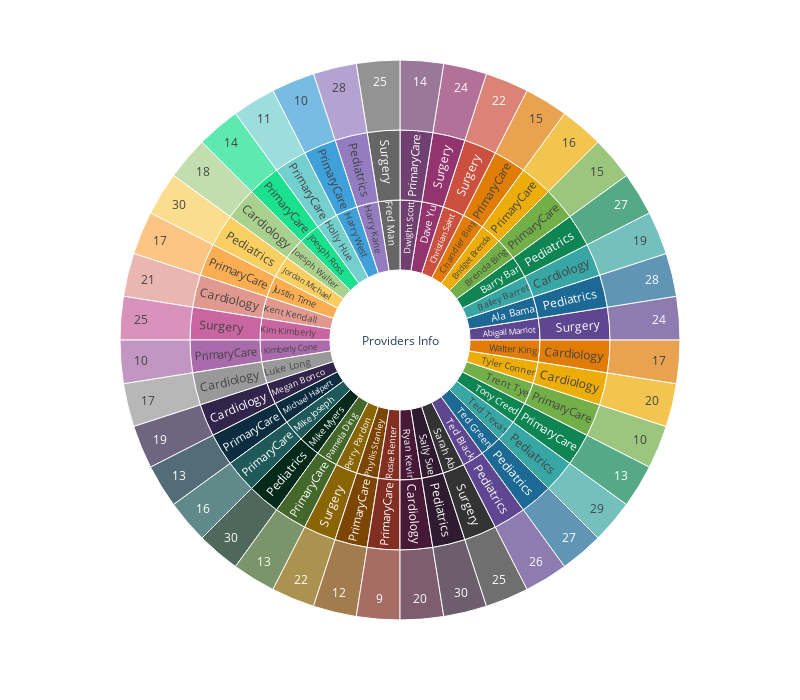

Write notebook code for a chart like this one.
### Code cell
# 52. Using Sunburst chart display the providers name by thier provider speciality, considering thier experience.

df_Providers = pd.read_excel("HospitalDatabase.xlsx","Providers")
# convert Date
df_onstaff = pd.to_datetime(df_Providers['ProviderDateOnStaff'])
current_year = datetime.today()
df_Experience = (current_year - df_onstaff).dt.days // 365
#name = ['Providers Info'], 

df_Providers["P_Info"] = "Providers Info"   
# print(df_Experience)
# Sunburst chart
fig = px.sunburst(df_Providers, path = ['P_Info','ProviderName', 'ProviderSpecialty',df_Experience],
                 hover_data=['ProviderID','ProviderDateOnStaff'], maxdepth=4, width=800, height =700,
                 color_discrete_sequence=px.colors.qualitative.Prism)
fig.show()
# https://www.youtube.com/watch?v=RdaV9dvC6sc  -- followed video

### Figure 1 — Plotly figure (JSON) as saved in the notebook; plotly's stock layout.template omitted (floating-point values rounded to 4 significant figures; data arrays with more than 128 entries replaced by an {"elided": "..."} marker saying what was removed)
{"data": [{"branchvalues": "total", "customdata": {"elided": "121x2 mixed values"}, "domain": {"x": [0, 1], "y": [0, 1]}, "hovertemplate": "labels=%{label}<br>count=%{value}<br>parent=%{parent}<br>id=%{id}<br>ProviderID=%{customdata[0]}<br>ProviderDateOnStaff=%{customdata[1]}<extra></extra>", "ids": ["Providers Info/Rosie Renter/PrimaryCare/9", "Providers Info/Harry West/PrimaryCare/10", "Providers Info/Kimberly Cone/PrimaryCare/10", "Providers Info/Trent Tye/PrimaryCare/10", "Providers Info/Holly Hue/PrimaryCare/11", "Providers Info/Phyllis Stanley/PrimaryCare/12", "Providers Info/Michael Halpert/PrimaryCare/13", "Providers Info/Pamela Ding/PrimaryCare/13", "Providers Info/Tony Creed/PrimaryCare/13", "Providers Info/Dwight Scott/PrimaryCare/14", "Providers Info/Joesph Ross/PrimaryCare/14", "Providers Info/Brenda Bing/PrimaryCare/15", "Providers Info/Chandler Bing/PrimaryCare/15", "Providers Info/Bridget Brenda/PrimaryCare/16", "Providers Info/Mike Joseph/PrimaryCare/16", "Providers Info/Luke Long/Cardiology/17", "Providers Info/Walter King/Cardiology/17", "Providers Info/Justin Time/PrimaryCare/17", "Providers Info/Joesph Walter/Cardiology/18", "Providers Info/Bailey Barret/Cardiology/19", "Providers Info/Megan Bonco/Cardiology/19", "Providers Info/Ryan Kevin/Cardiology/20", "Providers Info/Tyler Conner/Cardiology/20", "Providers Info/Kent Kendall/Cardiology/21", "Providers Info/Christian Saint/Surgery/22", "Providers Info/Perry Pardon/Surgery/22", "Providers Info/Abigail Marriot/Surgery/24", "Providers Info/Dave Yu/Surgery/24", "Providers Info/Fred Man/Surgery/25", "Providers Info/Kim Kimberly/Surgery/25", "Providers Info/Sarah Ab/Surgery/25", "Providers Info/Ted Black/Pediatrics/26", "Providers Info/Barry Bar/Pediatrics/27", "Providers Info/Ted Green/Pediatrics/27", "Providers Info/Ala Bama/Pediatrics/28", "Providers Info/Harry Kane/Pediatrics/28", "Providers Info/Ted Texas/Pediatrics/29", "Providers Info/Jordan Michael/Pediatrics/30", "Providers Info/Mike Myers/Pediatrics/30", "Providers Info/Sally Sue/Pediatrics/30", "Providers Info/Bailey Barret/Cardiology", "Providers Info/Joesph Walter/Cardiology", "Providers Info/Kent Kendall/Cardiology", "Providers Info/Luke Long/Cardiology", "Providers Info/Megan Bonco/Cardiology", "Providers Info/Ryan Kevin/Cardiology", "Providers Info/Tyler Conner/Cardiology", "Providers Info/Walter King/Cardiology", "Providers Info/Ala Bama/Pediatrics", "Providers Info/Barry Bar/Pediatrics", "Providers Info/Harry Kane/Pediatrics", "Providers Info/Jordan Michael/Pediatrics", "Providers Info/Mike Myers/Pediatrics", "Providers Info/Sally Sue/Pediatrics", "Providers Info/Ted Black/Pediatrics", "Providers Info/Ted Green/Pediatrics", "Providers Info/Ted Texas/Pediatrics", "Providers Info/Brenda Bing/PrimaryCare", "Providers Info/Bridget Brenda/PrimaryCare", "Providers Info/Chandler Bing/PrimaryCare", "Providers Info/Dwight Scott/PrimaryCare", "Providers Info/Harry West/PrimaryCare", "Providers Info/Holly Hue/PrimaryCare", "Providers Info/Joesph Ross/PrimaryCare", "Providers Info/Justin Time/PrimaryCare", "Providers Info/Kimberly Cone/PrimaryCare", "Providers Info/Michael Halpert/PrimaryCare", "Providers Info/Mike Joseph/PrimaryCare", "Providers Info/Pamela Ding/PrimaryCare", "Providers Info/Phyllis Stanley/PrimaryCare", "Providers Info/Rosie Renter/PrimaryCare", "Providers Info/Tony Creed/PrimaryCare", "Providers Info/Trent Tye/PrimaryCare", "Providers Info/Abigail Marriot/Surgery", "Providers Info/Christian Saint/Surgery", "Providers Info/Dave Yu/Surgery", "Providers Info/Fred Man/Surgery", "Providers Info/Kim Kimberly/Surgery", "Providers Info/Perry Pardon/Surgery", "Providers Info/Sarah Ab/Surgery", "Providers Info/Abigail Marriot", "Providers Info/Ala Bama", "Providers Info/Bailey Barret", "Providers Info/Barry Bar", "Providers Info/Brenda Bing", "Providers Info/Bridget Brenda", "Providers Info/Chandler Bing", "Providers Info/Christian Saint", "Providers Info/Dave Yu", "Providers Info/Dwight Scott", "Providers Info/Fred Man", "Providers Info/Harry Kane", "Providers Info/Harry West", "Providers Info/Holly Hue", "Providers Info/Joesph Ross", "Providers Info/Joesph Walter", "Providers Info/Jordan Michael", "Providers Info/Justin Time", "Providers Info/Kent Kendall", "Providers Info/Kim Kimberly", "Providers Info/Kimberly Cone", "Providers Info/Luke Long", "Providers Info/Megan Bonco", "Providers Info/Michael Halpert", "Providers Info/Mike Joseph", "Providers Info/Mike Myers", "Providers Info/Pamela Ding", "Providers Info/Perry Pardon", "Providers Info/Phyllis Stanley", "Providers Info/Rosie Renter", "Providers Info/Ryan Kevin", "Providers Info/Sally Sue", "Providers Info/Sarah Ab", "Providers Info/Ted Black", "Providers Info/Ted Green", "Providers Info/Ted Texas", "Providers Info/Tony Creed", "Providers Info/Trent Tye", "Providers Info/Tyler Conner", "Providers Info/Walter King", "Providers Info"], "labels": ["9", "10", "10", "10", "11", "12", "13", "13", "13", "14", "14", "15", "15", "16", "16", "17", "17", "17", "18", "19", "19", "20", "20", "21", "22", "22", "24", "24", "25", "25", "25", "26", "27", "27", "28", "28", "29", "30", "30", "30", "Cardiology", "Cardiology", "Cardiology", "Cardiology", "Cardiology", "Cardiology", "Cardiology", "Cardiology", "Pediatrics", "Pediatrics", "Pediatrics", "Pediatrics", "Pediatrics", "Pediatrics", "Pediatrics", "Pediatrics", "Pediatrics", "PrimaryCare", "PrimaryCare", "PrimaryCare", "PrimaryCare", "PrimaryCare", "PrimaryCare", "PrimaryCare", "PrimaryCare", "PrimaryCare", "PrimaryCare", "PrimaryCare", "PrimaryCare", "PrimaryCare", "PrimaryCare", "PrimaryCare", "PrimaryCare", "Surgery", "Surgery", "Surgery", "Surgery", "Surgery", "Surgery", "Surgery", "Abigail Marriot", "Ala Bama", "Bailey Barret", "Barry Bar", "Brenda Bing", "Bridget Brenda", "Chandler Bing", "Christian Saint", "Dave Yu", "Dwight Scott", "Fred Man", "Harry Kane", "Harry West", "Holly Hue", "Joesph Ross", "Joesph Walter", "Jordan Michael", "Justin Time", "Kent Kendall", "Kim Kimberly", "Kimberly Cone", "Luke Long", "Megan Bonco", "Michael Halpert", "Mike Joseph", "Mike Myers", "Pamela Ding", "Perry Pardon", "Phyllis Stanley", "Rosie Renter", "Ryan Kevin", "Sally Sue", "Sarah Ab", "Ted Black", "Ted Green", "Ted Texas", "Tony Creed", "Trent Tye", "Tyler Conner", "Walter King", "Providers Info"], "maxdepth": 4, "name": "", "parents": ["Providers Info/Rosie Renter/PrimaryCare", "Providers Info/Harry West/PrimaryCare", "Providers Info/Kimberly Cone/PrimaryCare", "Providers Info/Trent Tye/PrimaryCare", "Providers Info/Holly Hue/PrimaryCare", "Providers Info/Phyllis Stanley/PrimaryCare", "Providers Info/Michael Halpert/PrimaryCare", "Providers Info/Pamela Ding/PrimaryCare", "Providers Info/Tony Creed/PrimaryCare", "Providers Info/Dwight Scott/PrimaryCare", "Providers Info/Joesph Ross/PrimaryCare", "Providers Info/Brenda Bing/PrimaryCare", "Providers Info/Chandler Bing/PrimaryCare", "Providers Info/Bridget Brenda/PrimaryCare", "Providers Info/Mike Joseph/PrimaryCare", "Providers Info/Luke Long/Cardiology", "Providers Info/Walter King/Cardiology", "Providers Info/Justin Time/PrimaryCare", "Providers Info/Joesph Walter/Cardiology", "Providers Info/Bailey Barret/Cardiology", "Providers Info/Megan Bonco/Cardiology", "Providers Info/Ryan Kevin/Cardiology", "Providers Info/Tyler Conner/Cardiology", "Providers Info/Kent Kendall/Cardiology", "Providers Info/Christian Saint/Surgery", "Providers Info/Perry Pardon/Surgery", "Providers Info/Abigail Marriot/Surgery", "Providers Info/Dave Yu/Surgery", "Providers Info/Fred Man/Surgery", "Providers Info/Kim Kimberly/Surgery", "Providers Info/Sarah Ab/Surgery", "Providers Info/Ted Black/Pediatrics", "Providers Info/Barry Bar/Pediatrics", "Providers Info/Ted Green/Pediatrics", "Providers Info/Ala Bama/Pediatrics", "Providers Info/Harry Kane/Pediatrics", "Providers Info/Ted Texas/Pediatrics", "Providers Info/Jordan Michael/Pediatrics", "Providers Info/Mike Myers/Pediatrics", "Providers Info/Sally Sue/Pediatrics", "Providers Info/Bailey Barret", "Providers Info/Joesph Walter", "Providers Info/Kent Kendall", "Providers Info/Luke Long", "Providers Info/Megan Bonco", "Providers Info/Ryan Kevin", "Providers Info/Tyler Conner", "Providers Info/Walter King", "Providers Info/Ala Bama", "Providers Info/Barry Bar", "Providers Info/Harry Kane", "Providers Info/Jordan Michael", "Providers Info/Mike Myers", "Providers Info/Sally Sue", "Providers Info/Ted Black", "Providers Info/Ted Green", "Providers Info/Ted Texas", "Providers Info/Brenda Bing", "Providers Info/Bridget Brenda", "Providers Info/Chandler Bing", "Providers Info/Dwight Scott", "Providers Info/Harry West", "Providers Info/Holly Hue", "Providers Info/Joesph Ross", "Providers Info/Justin Time", "Providers Info/Kimberly Cone", "Providers Info/Michael Halpert", "Providers Info/Mike Joseph", "Providers Info/Pamela Ding", "Providers Info/Phyllis Stanley", "Providers Info/Rosie Renter", "Providers Info/Tony Creed", "Providers Info/Trent Tye", "Providers Info/Abigail Marriot", "Providers Info/Christian Saint", "Providers Info/Dave Yu", "Providers Info/Fred Man", "Providers Info/Kim Kimberly", "Providers Info/Perry Pardon", "Providers Info/Sarah Ab", "Providers Info", "Providers Info", "Providers Info", "Providers Info", "Providers Info", "Providers Info", "Providers Info", "Providers Info", "Providers Info", "Providers Info", "Providers Info", "Providers Info", "Providers Info", "Providers Info", "Providers Info", "Providers Info", "Providers Info", "Providers Info", "Providers Info", "Providers Info", "Providers Info", "Providers Info", "Providers Info", "Providers Info", "Providers Info", "Providers Info", "Providers Info", "Providers Info", "Providers Info", "Providers Info", "Providers Info", "Providers Info", "Providers Info", "Providers Info", "Providers Info", "Providers Info", "Providers Info", "Providers Info", "Providers Info", "Providers Info", ""], "type": "sunburst", "values": [1, 1, 1, 1, 1, 1, 1, 1, 1, 1, 1, 1, 1, 1, 1, 1, 1, 1, 1, 1, 1, 1, 1, 1, 1, 1, 1, 1, 1, 1, 1, 1, 1, 1, 1, 1, 1, 1, 1, 1, 1, 1, 1, 1, 1, 1, 1, 1, 1, 1, 1, 1, 1, 1, 1, 1, 1, 1, 1, 1, 1, 1, 1, 1, 1, 1, 1, 1, 1, 1, 1, 1, 1, 1, 1, 1, 1, 1, 1, 1, 1, 1, 1, 1, 1, 1, 1, 1, 1, 1, 1, 1, 1, 1, 1, 1, 1, 1, 1, 1, 1, 1, 1, 1, 1, 1, 1, 1, 1, 1, 1, 1, 1, 1, 1, 1, 1, 1, 1, 1, 40]}], "layout": {"height": 700, "legend": {"tracegroupgap": 0}, "margin": {"t": 60}, "sunburstcolorway": ["rgb(95, 70, 144)", "rgb(29, 105, 150)", "rgb(56, 166, 165)", "rgb(15, 133, 84)", "rgb(115, 175, 72)", "rgb(237, 173, 8)", "rgb(225, 124, 5)", "rgb(204, 80, 62)", "rgb(148, 52, 110)", "rgb(111, 64, 112)", "rgb(102, 102, 102)"], "width": 800}}
